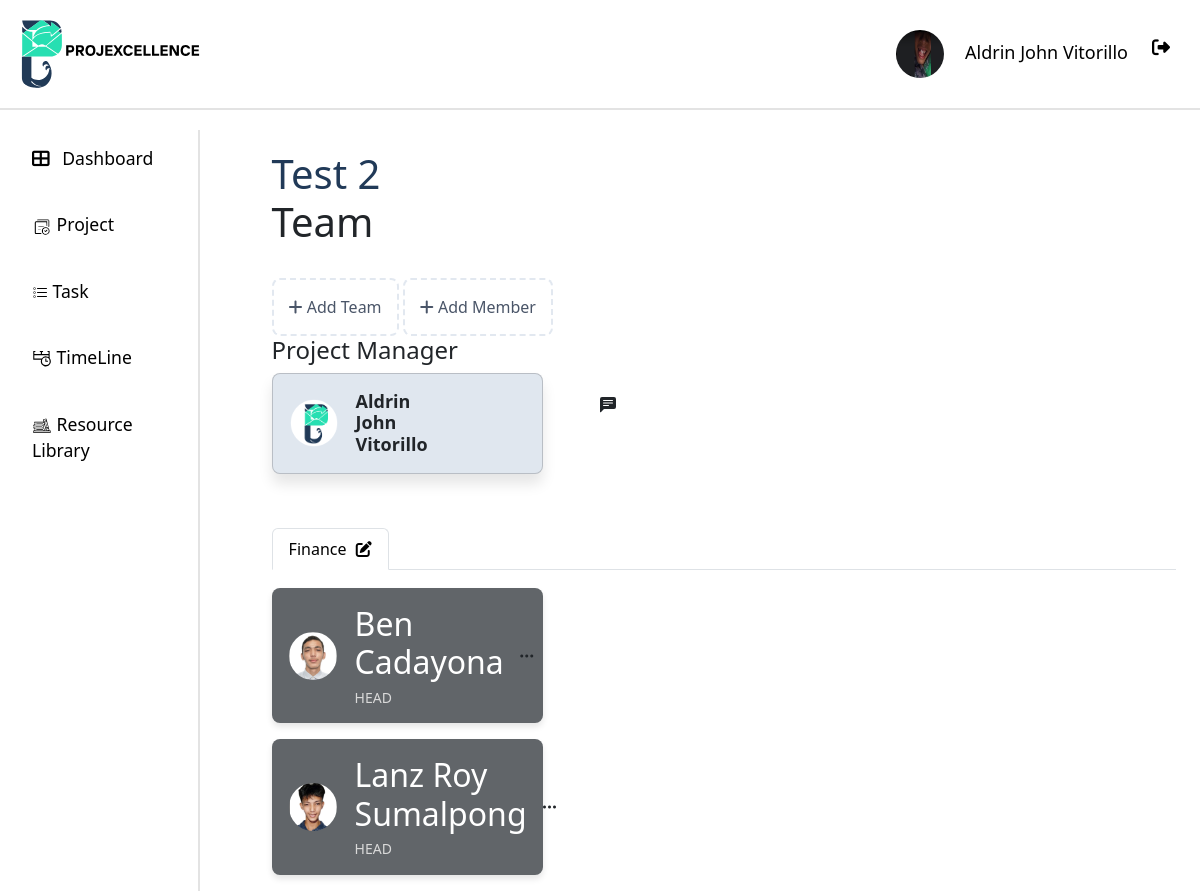
/myteam/2/ (signed in), run on an earlier commit of the app's database.
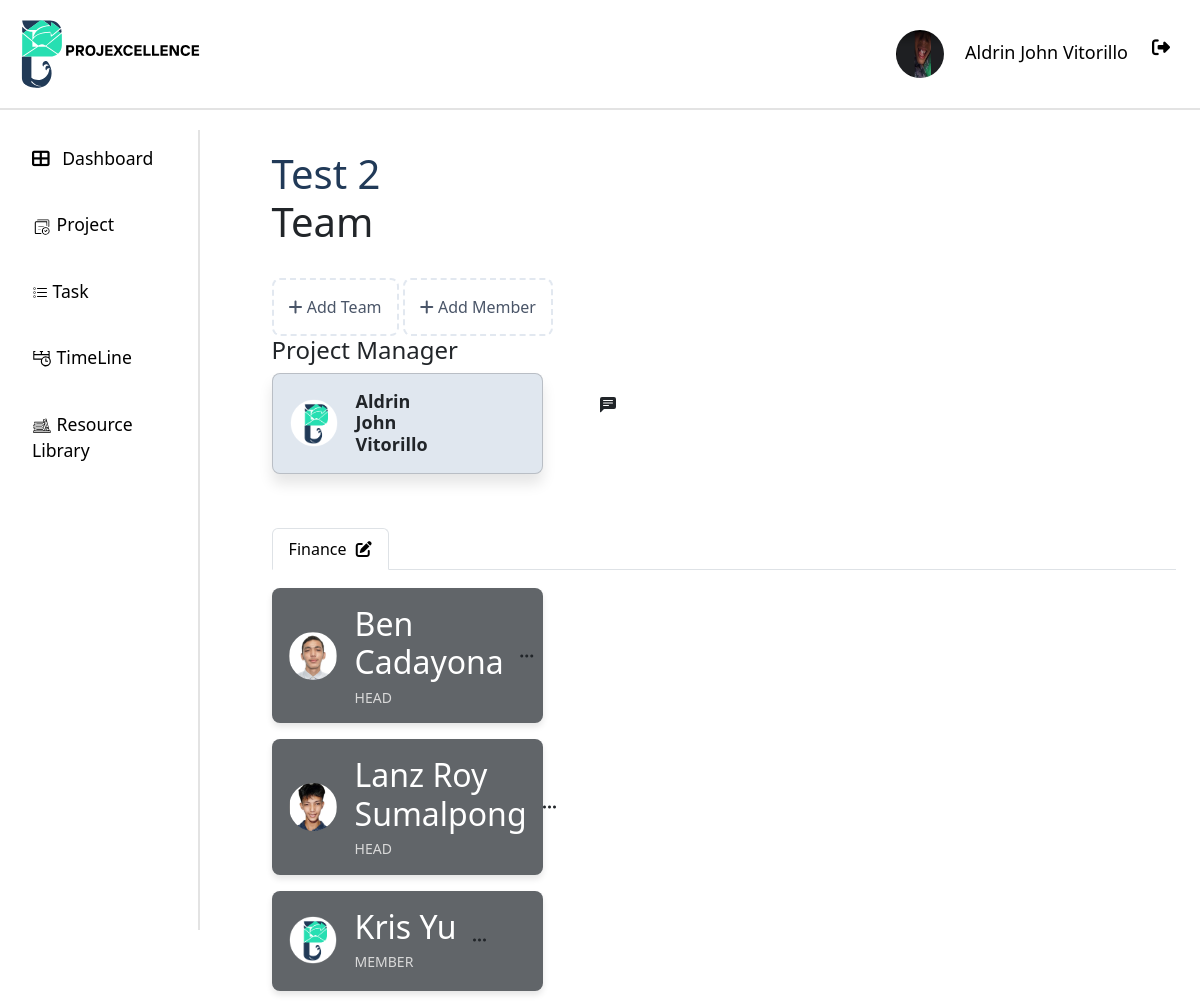
And on a later commit of the database.
### api/models.py (models this page shows, shortened)
class Team(models.Model):
    team_name = models.CharField(max_length=50)
    users = models.ManyToManyField(User, through='TeamMembership')  # Define the through model
    project = models.ForeignKey('Project', on_delete=models.CASCADE)

class TeamMembership(models.Model):
    STATUS_CHOICES = [
        ("Manager", "Manager"),
        ("HEAD", "Head"),
        ("MEMBER", "Member"),
    ]
    user = models.ForeignKey(User, on_delete=models.CASCADE)
    team = models.ForeignKey(Team, on_delete=models.CASCADE)
    project = models.ForeignKey('Project', on_delete=models.CASCADE)
    role = models.CharField(max_length=50,  choices=STATUS_CHOICES, default="Member")
    joined_at = models.DateTimeField(auto_now_add=True)

class User(AbstractUser):
    ROLE_CHOICES = [
        ("ADMIN", "Admin"),
        ("PM", "projectmanger"),
        ("MEMBER", "member"),
    ]
    STATUS_CHOICES = [
        ("APPROVED", "Approved"),
        ("REJECTED", "Rejected"),
        ("PENDING", "Pending"),
    ]
    username = None  # Remove the username field entirely
    email = models.EmailField(_("email address"), unique=True)
    phone_regex = RegexValidator(
        regex=r"^\+?1?\d{9,15}$",
        message="Phone number must be entered in the format: '+999999999'. Up to 15 digits allowed.",
    )
    phone_number = models.CharField(validators=[phone_regex], max_length=17, blank=True)
    role = models.CharField(max_length=10, choices=ROLE_CHOICES, default="EMPLOYEE")
    date_of_hire = models.DateField(blank=True, null=True)
    profile_path = models.ImageField(null=True, blank=True,upload_to='profile/' )
    status = models.CharField(max_length=20, choices=STATUS_CHOICES, default="PENDING")
    groups = models.ManyToManyField(
        "auth.Group",
        verbose_name=_("groups"),
        blank=True,
        related_name="custom_user_set",
        related_query_name="custom_user",
    )
    user_permissions = models.ManyToManyField(
        "auth.Permission",
        verbose_name=_("user permissions"),
        blank=True,
        related_name="custom_user_set",
        related_query_name="custom_user",
    )
    objects = UserManager()
    USERNAME_FIELD = "email"
    REQUIRED_FIELDS = ["first_name", "last_name", "date_of_hire", "password"]
    def __str__(self):
        return f"{self.first_name} {self.last_name}"

### api/views.py (the view, shortened to what this page needs)
# urls.py: path("myteam/<int:project_id>/", views.team_list, name="team_list"),
@login_required
def team_list(request, project_id):
    add_team_form = TeamForm()
    add_member_form = AddMemberForm()
    user = request.user
    project = get_object_or_404(Project, id=project_id)
    assign_task = TaskForm(project=project)
    teams = Team.objects.filter(project=project).order_by("-id").prefetch_related('teammembership_set')
    team_filter = TeamFilter(request.GET, queryset=teams)
    paginator = Paginator(team_filter.qs, 5)
    page_number = request.GET.get("page")
    page_obj = paginator.get_page(page_number)
    user_roles = {
        membership.team_id: membership.role
        for membership in TeamMembership.objects.filter(
            user=request.user,
            project=project
        )
    }
    context = {
        "page_obj": page_obj,
        "add_team_form": add_team_form,
        "add_member_form": add_member_form,
        "assign_task":assign_task,
        "filter": team_filter,
        "project": project,
        "team_memberships": [(team, team.teammembership_set.all()) for team in page_obj],
        "user_roles": user_roles,
    }
    return render(request, "myteam.html", context)

### api/templates/myteam.html (shortened to what the changed rows need)
{% extends "base.html" %}
{% load static %}
{% load crispy_forms_tags %}
{% load custom_filters %}
{% block content %}
<div class="page">
    <div class="Team">
        <h1> <div class="project-name">{{ project.project_name|capfirst }} </div>Team</h1><br>
        <div class="card">
            <div class="info">
                <table>
                    <tr>
                        <td>
                            <h2 class="name"> {{ project.created_by.first_name|capfirst }} {{ project.created_by.last_name|capfirst }}</h2>
                        </td>
                    </tr>
                </table>
            </div>
        </div>
    </div>
    <div class="Members">
        <ul class="nav nav-tabs">
            {% for team in page_obj %}
                <li class="nav-item">
                    <a class="nav-link {% if forloop.first %}active{% endif %}"
                       aria-current="page"
                       data-bs-toggle="tab"
                       href="#team-{{ team.id }}">
                       {{ team.team_name }}
                       {% if user == project.created_by or user|is_project_manager:project %}
                       <i class="fas fa-edit" style="cursor: pointer; margin-left: 5px;"
                          data-bs-toggle="modal"
                          data-bs-target="#editTeamModal-{{ team.id }}"></i>
                       {% endif %}
                    </a>
                </li>
            {% endfor %}
        </ul>
        <div class="tab-content">
            {% for team, memberships in team_memberships %}
                <div class="tab-pane {% if forloop.first %}active{% endif %}" id="team-{{ team.id }}">
                    {% if memberships %}
                        {% for membership in memberships %}
                            <div class="card-members">
                                <table class="info">
                                    <tr>
                                        <td>
                                        {% if membership.user.profile_path and membership.user.profile_path.url %}
                                            <img class="avatar" src="{{ membership.user.profile_path.url }}" >
                                        {% else %}
                                            <img src="{% static '/res/logoPlaceHolder.png' %}" alt="avatar-profile" class="avatar">
                                        {% endif %}
                                        </td>
                                        <td>
                                            <h2>{{ membership.user.first_name|capfirst }} {{ membership.user.last_name|capfirst }}</h2>
                                            <h2 class="title">{{ membership.role|capfirst }}</h2>
                                        </td>
                                        {% if user in team.users.all and user_roles|get_item:team.id == 'HEAD' and user != membership.user or user == project.created_by%}
                                        <td>
                                            <div class="dropdown">
                                                <button class="btn" type="button" id="dropdownMenuButton" data-bs-toggle="dropdown" aria-expanded="false" onclick="event.stopPropagation()">
                                                    <i class="bi bi-three-dots" title="Settings"></i>
                                                </button>
                                        </td>
                                        {%endif%}
                                    </tr>
                                </table>
                            </div>
                        {% endfor %}
                    {% else %}
                        <div class="card-members">
                            <div class="info">
                                <span>No members in this team.</span>
                            </div>
                        </div>
                    {% endif %}
                </div>
            {% endfor %}
        </div>
    </div>
</div>
{% endblock %}

What changed in the data, as far as the page shows it:
added TeamMembership: user.first_name "Kris", user.last_name "Yu", role "MEMBER"
